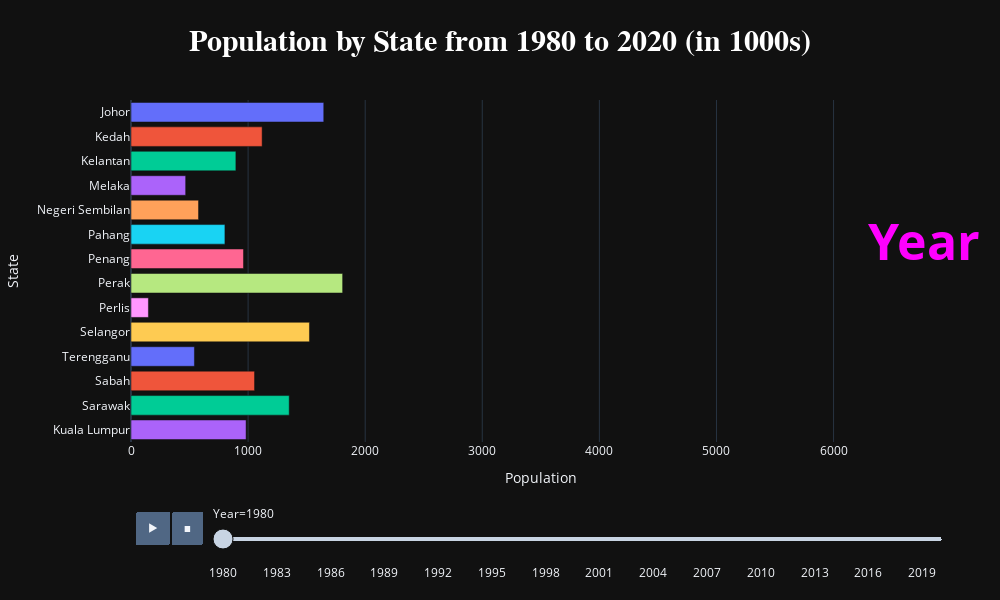

Notebook source saved alongside this figure:
### Markdown cell above
# animated race chart

- We have to melt the dataframe to get the 'state' and 'population' columns for each year
- convert it to a long format df

### Code cell
import pandas as pd
import plotly.express as px

# melt the df
state_df_melted = state_df.melt(id_vars=['Year'], var_name='State', value_name='Population')

#create animated bar chart 
fig = px.bar(
    state_df_melted,
    x='Population',
    y='State',
    color='State',
    animation_frame="Year",
    orientation='h', 
    title='Population by State from 1980 to 2020',
    range_x=[0, state_df_melted['Population'].max()]
)

#hide the legend
fig.update_layout(
    showlegend=False,
    title={
        'text': 'Population by State from 1980 to 2020 (in 1000s)',
        'y': 0.95, 
        'x': 0.5,
        'xanchor': 'center',
        'yanchor': 'top'
    },
    title_font=dict(size=30, family='Arial', weight='bold', color='white'),
    template='plotly_dark',
    width=1000,
    height=600,
    margin=dict(t=100, b=50, l=50, r=50),
    annotations=[
        dict(
            x=0.98,
            y=0.5,
            text="Year",
            font=dict(size=50, color='fuchsia', weight='bold'),
            xref='paper', yref='paper'        )
    ]
)

#update annotation for each frame to show correct year
for frame in fig.frames:
    frame_year = frame.name
    frame.layout.update(
        annotations=[
            dict(
                x=0.98,
                y=0.5,
                text=f'{frame_year}',
                font=dict(size=50, color='fuchsia', weight='bold'),
                xref='paper', yref='paper'            
            )
        ]
    )

fig.show()

### Figure 1 — Plotly figure (JSON) as saved in the notebook; plotly's stock layout.template omitted (floating-point values rounded to 4 significant figures)
{"data": [{"alignmentgroup": "True", "hovertemplate": "State=%{y}<br>Year=1980<br>Population=%{x}<extra></extra>", "legendgroup": "Johor", "marker": {"color": "#636efa", "pattern": {"shape": ""}}, "name": "Johor", "offsetgroup": "Johor", "orientation": "h", "showlegend": true, "textposition": "auto", "type": "bar", "x": [1646.0], "xaxis": "x", "y": ["Johor"], "yaxis": "y"}, {"alignmentgroup": "True", "hovertemplate": "State=%{y}<br>Year=1980<br>Population=%{x}<extra></extra>", "legendgroup": "Kedah", "marker": {"color": "#EF553B", "pattern": {"shape": ""}}, "name": "Kedah", "offsetgroup": "Kedah", "orientation": "h", "showlegend": true, "textposition": "auto", "type": "bar", "x": [1120.0], "xaxis": "x", "y": ["Kedah"], "yaxis": "y"}, {"alignmentgroup": "True", "hovertemplate": "State=%{y}<br>Year=1980<br>Population=%{x}<extra></extra>", "legendgroup": "Kelantan", "marker": {"color": "#00cc96", "pattern": {"shape": ""}}, "name": "Kelantan", "offsetgroup": "Kelantan", "orientation": "h", "showlegend": true, "textposition": "auto", "type": "bar", "x": [895.7], "xaxis": "x", "y": ["Kelantan"], "yaxis": "y"}, {"alignmentgroup": "True", "hovertemplate": "State=%{y}<br>Year=1980<br>Population=%{x}<extra></extra>", "legendgroup": "Melaka", "marker": {"color": "#ab63fa", "pattern": {"shape": ""}}, "name": "Melaka", "offsetgroup": "Melaka", "orientation": "h", "showlegend": true, "textposition": "auto", "type": "bar", "x": [466.9], "xaxis": "x", "y": ["Melaka"], "yaxis": "y"}, {"alignmentgroup": "True", "hovertemplate": "State=%{y}<br>Year=1980<br>Population=%{x}<extra></extra>", "legendgroup": "Negeri Sembilan", "marker": {"color": "#FFA15A", "pattern": {"shape": ""}}, "name": "Negeri Sembilan", "offsetgroup": "Negeri Sembilan", "orientation": "h", "showlegend": true, "textposition": "auto", "type": "bar", "x": [576.7], "xaxis": "x", "y": ["Negeri Sembilan"], "yaxis": "y"}, {"alignmentgroup": "True", "hovertemplate": "State=%{y}<br>Year=1980<br>Population=%{x}<extra></extra>", "legendgroup": "Pahang", "marker": {"color": "#19d3f3", "pattern": {"shape": ""}}, "name": "Pahang", "offsetgroup": "Pahang", "orientation": "h", "showlegend": true, "textposition": "auto", "type": "bar", "x": [802.1], "xaxis": "x", "y": ["Pahang"], "yaxis": "y"}, {"alignmentgroup": "True", "hovertemplate": "State=%{y}<br>Year=1980<br>Population=%{x}<extra></extra>", "legendgroup": "Penang", "marker": {"color": "#FF6692", "pattern": {"shape": ""}}, "name": "Penang", "offsetgroup": "Penang", "orientation": "h", "showlegend": true, "textposition": "auto", "type": "bar", "x": [960.7], "xaxis": "x", "y": ["Penang"], "yaxis": "y"}, {"alignmentgroup": "True", "hovertemplate": "State=%{y}<br>Year=1980<br>Population=%{x}<extra></extra>", "legendgroup": "Perak", "marker": {"color": "#B6E880", "pattern": {"shape": ""}}, "name": "Perak", "offsetgroup": "Perak", "orientation": "h", "showlegend": true, "textposition": "auto", "type": "bar", "x": [1807.0], "xaxis": "x", "y": ["Perak"], "yaxis": "y"}, {"alignmentgroup": "True", "hovertemplate": "State=%{y}<br>Year=1980<br>Population=%{x}<extra></extra>", "legendgroup": "Perlis", "marker": {"color": "#FF97FF", "pattern": {"shape": ""}}, "name": "Perlis", "offsetgroup": "Perlis", "orientation": "h", "showlegend": true, "textposition": "auto", "type": "bar", "x": [148.7], "xaxis": "x", "y": ["Perlis"], "yaxis": "y"}, {"alignmentgroup": "True", "hovertemplate": "State=%{y}<br>Year=1980<br>Population=%{x}<extra></extra>", "legendgroup": "Selangor", "marker": {"color": "#FECB52", "pattern": {"shape": ""}}, "name": "Selangor", "offsetgroup": "Selangor", "orientation": "h", "showlegend": true, "textposition": "auto", "type": "bar", "x": [1524.0], "xaxis": "x", "y": ["Selangor"], "yaxis": "y"}, {"alignmentgroup": "True", "hovertemplate": "State=%{y}<br>Year=1980<br>Population=%{x}<extra></extra>", "legendgroup": "Terengganu", "marker": {"color": "#636efa", "pattern": {"shape": ""}}, "name": "Terengganu", "offsetgroup": "Terengganu", "orientation": "h", "showlegend": true, "textposition": "auto", "type": "bar", "x": [541.7], "xaxis": "x", "y": ["Terengganu"], "yaxis": "y"}, {"alignmentgroup": "True", "hovertemplate": "State=%{y}<br>Year=1980<br>Population=%{x}<extra></extra>", "legendgroup": "Sabah", "marker": {"color": "#EF553B", "pattern": {"shape": ""}}, "name": "Sabah", "offsetgroup": "Sabah", "orientation": "h", "showlegend": true, "textposition": "auto", "type": "bar", "x": [1055.0], "xaxis": "x", "y": ["Sabah"], "yaxis": "y"}, {"alignmentgroup": "True", "hovertemplate": "State=%{y}<br>Year=1980<br>Population=%{x}<extra></extra>", "legendgroup": "Sarawak", "marker": {"color": "#00cc96", "pattern": {"shape": ""}}, "name": "Sarawak", "offsetgroup": "Sarawak", "orientation": "h", "showlegend": true, "textposition": "auto", "type": "bar", "x": [1351.0], "xaxis": "x", "y": ["Sarawak"], "yaxis": "y"}, {"alignmentgroup": "True", "hovertemplate": "State=%{y}<br>Year=1980<br>Population=%{x}<extra></extra>", "legendgroup": "Kuala Lumpur", "marker": {"color": "#ab63fa", "pattern": {"shape": ""}}, "name": "Kuala Lumpur", "offsetgroup": "Kuala Lumpur", "orientation": "h", "showlegend": true, "textposition": "auto", "type": "bar", "x": [982.9], "xaxis": "x", "y": ["Kuala Lumpur"], "yaxis": "y"}], "layout": {"annotations": [{"font": {"color": "fuchsia", "size": 50, "weight": "bold"}, "text": "Year", "x": 0.98, "xref": "paper", "y": 0.5, "yref": "paper"}], "barmode": "relative", "height": 600, "legend": {"title": {"text": "State"}, "tracegroupgap": 0}, "margin": {"b": 50, "l": 50, "r": 50, "t": 100}, "showlegend": false, "sliders": [{"active": 0, "currentvalue": {"prefix": "Year="}, "len": 0.9, "pad": {"b": 10, "t": 60}, "steps": [{"args": [["1980"], {"frame": {"duration": 0, "redraw": true}, "fromcurrent": true, "mode": "immediate", "transition": {"duration": 0, "easing": "linear"}}], "label": "1980", "method": "animate"}, {"args": [["1981"], {"frame": {"duration": 0, "redraw": true}, "fromcurrent": true, "mode": "immediate", "transition": {"duration": 0, "easing": "linear"}}], "label": "1981", "method": "animate"}, {"args": [["1982"], {"frame": {"duration": 0, "redraw": true}, "fromcurrent": true, "mode": "immediate", "transition": {"duration": 0, "easing": "linear"}}], "label": "1982", "method": "animate"}, {"args": [["1983"], {"frame": {"duration": 0, "redraw": true}, "fromcurrent": true, "mode": "immediate", "transition": {"duration": 0, "easing": "linear"}}], "label": "1983", "method": "animate"}, {"args": [["1984"], {"frame": {"duration": 0, "redraw": true}, "fromcurrent": true, "mode": "immediate", "transition": {"duration": 0, "easing": "linear"}}], "label": "1984", "method": "animate"}, {"args": [["1985"], {"frame": {"duration": 0, "redraw": true}, "fromcurrent": true, "mode": "immediate", "transition": {"duration": 0, "easing": "linear"}}], "label": "1985", "method": "animate"}, {"args": [["1986"], {"frame": {"duration": 0, "redraw": true}, "fromcurrent": true, "mode": "immediate", "transition": {"duration": 0, "easing": "linear"}}], "label": "1986", "method": "animate"}, {"args": [["1987"], {"frame": {"duration": 0, "redraw": true}, "fromcurrent": true, "mode": "immediate", "transition": {"duration": 0, "easing": "linear"}}], "label": "1987", "method": "animate"}, {"args": [["1988"], {"frame": {"duration": 0, "redraw": true}, "fromcurrent": true, "mode": "immediate", "transition": {"duration": 0, "easing": "linear"}}], "label": "1988", "method": "animate"}, {"args": [["1989"], {"frame": {"duration": 0, "redraw": true}, "fromcurrent": true, "mode": "immediate", "transition": {"duration": 0, "easing": "linear"}}], "label": "1989", "method": "animate"}, {"args": [["1990"], {"frame": {"duration": 0, "redraw": true}, "fromcurrent": true, "mode": "immediate", "transition": {"duration": 0, "easing": "linear"}}], "label": "1990", "method": "animate"}, {"args": [["1991"], {"frame": {"duration": 0, "redraw": true}, "fromcurrent": true, "mode": "immediate", "transition": {"duration": 0, "easing": "linear"}}], "label": "1991", "method": "animate"}, {"args": [["1992"], {"frame": {"duration": 0, "redraw": true}, "fromcurrent": true, "mode": "immediate", "transition": {"duration": 0, "easing": "linear"}}], "label": "1992", "method": "animate"}, {"args": [["1993"], {"frame": {"duration": 0, "redraw": true}, "fromcurrent": true, "mode": "immediate", "transition": {"duration": 0, "easing": "linear"}}], "label": "1993", "method": "animate"}, {"args": [["1994"], {"frame": {"duration": 0, "redraw": true}, "fromcurrent": true, "mode": "immediate", "transition": {"duration": 0, "easing": "linear"}}], "label": "1994", "method": "animate"}, {"args": [["1995"], {"frame": {"duration": 0, "redraw": true}, "fromcurrent": true, "mode": "immediate", "transition": {"duration": 0, "easing": "linear"}}], "label": "1995", "method": "animate"}, {"args": [["1996"], {"frame": {"duration": 0, "redraw": true}, "fromcurrent": true, "mode": "immediate", "transition": {"duration": 0, "easing": "linear"}}], "label": "1996", "method": "animate"}, {"args": [["1997"], {"frame": {"duration": 0, "redraw": true}, "fromcurrent": true, "mode": "immediate", "transition": {"duration": 0, "easing": "linear"}}], "label": "1997", "method": "animate"}, {"args": [["1998"], {"frame": {"duration": 0, "redraw": true}, "fromcurrent": true, "mode": "immediate", "transition": {"duration": 0, "easing": "linear"}}], "label": "1998", "method": "animate"}, {"args": [["1999"], {"frame": {"duration": 0, "redraw": true}, "fromcurrent": true, "mode": "immediate", "transition": {"duration": 0, "easing": "linear"}}], "label": "1999", "method": "animate"}, {"args": [["2000"], {"frame": {"duration": 0, "redraw": true}, "fromcurrent": true, "mode": "immediate", "transition": {"duration": 0, "easing": "linear"}}], "label": "2000", "method": "animate"}, {"args": [["2001"], {"frame": {"duration": 0, "redraw": true}, "fromcurrent": true, "mode": "immediate", "transition": {"duration": 0, "easing": "linear"}}], "label": "2001", "method": "animate"}, {"args": [["2002"], {"frame": {"duration": 0, "redraw": true}, "fromcurrent": true, "mode": "immediate", "transition": {"duration": 0, "easing": "linear"}}], "label": "2002", "method": "animate"}, {"args": [["2003"], {"frame": {"duration": 0, "redraw": true}, "fromcurrent": true, "mode": "immediate", "transition": {"duration": 0, "easing": "linear"}}], "label": "2003", "method": "animate"}, {"args": [["2004"], {"frame": {"duration": 0, "redraw": true}, "fromcurrent": true, "mode": "immediate", "transition": {"duration": 0, "easing": "linear"}}], "label": "2004", "method": "animate"}, {"args": [["2005"], {"frame": {"duration": 0, "redraw": true}, "fromcurrent": true, "mode": "immediate", "transition": {"duration": 0, "easing": "linear"}}], "label": "2005", "method": "animate"}, {"args": [["2006"], {"frame": {"duration": 0, "redraw": true}, "fromcurrent": true, "mode": "immediate", "transition": {"duration": 0, "easing": "linear"}}], "label": "2006", "method": "animate"}, {"args": [["2007"], {"frame": {"duration": 0, "redraw": true}, "fromcurrent": true, "mode": "immediate", "transition": {"duration": 0, "easing": "linear"}}], "label": "2007", "method": "animate"}, {"args": [["2008"], {"frame": {"duration": 0, "redraw": true}, "fromcurrent": true, "mode": "immediate", "transition": {"duration": 0, "easing": "linear"}}], "label": "2008", "method": "animate"}, {"args": [["2009"], {"frame": {"duration": 0, "redraw": true}, "fromcurrent": true, "mode": "immediate", "transition": {"duration": 0, "easing": "linear"}}], "label": "2009", "method": "animate"}, {"args": [["2010"], {"frame": {"duration": 0, "redraw": true}, "fromcurrent": true, "mode": "immediate", "transition": {"duration": 0, "easing": "linear"}}], "label": "2010", "method": "animate"}, {"args": [["2011"], {"frame": {"duration": 0, "redraw": true}, "fromcurrent": true, "mode": "immediate", "transition": {"duration": 0, "easing": "linear"}}], "label": "2011", "method": "animate"}, {"args": [["2012"], {"frame": {"duration": 0, "redraw": true}, "fromcurrent": true, "mode": "immediate", "transition": {"duration": 0, "easing": "linear"}}], "label": "2012", "method": "animate"}, {"args": [["2013"], {"frame": {"duration": 0, "redraw": true}, "fromcurrent": true, "mode": "immediate", "transition": {"duration": 0, "easing": "linear"}}], "label": "2013", "method": "animate"}, {"args": [["2014"], {"frame": {"duration": 0, "redraw": true}, "fromcurrent": true, "mode": "immediate", "transition": {"duration": 0, "easing": "linear"}}], "label": "2014", "method": "animate"}, {"args": [["2015"], {"frame": {"duration": 0, "redraw": true}, "fromcurrent": true, "mode": "immediate", "transition": {"duration": 0, "easing": "linear"}}], "label": "2015", "method": "animate"}, {"args": [["2016"], {"frame": {"duration": 0, "redraw": true}, "fromcurrent": true, "mode": "immediate", "transition": {"duration": 0, "easing": "linear"}}], "label": "2016", "method": "animate"}, {"args": [["2017"], {"frame": {"duration": 0, "redraw": true}, "fromcurrent": true, "mode": "immediate", "transition": {"duration": 0, "easing": "linear"}}], "label": "2017", "method": "animate"}, {"args": [["2018"], {"frame": {"duration": 0, "redraw": true}, "fromcurrent": true, "mode": "immediate", "transition": {"duration": 0, "easing": "linear"}}], "label": "2018", "method": "animate"}, {"args": [["2019"], {"frame": {"duration": 0, "redraw": true}, "fromcurrent": true, "mode": "immediate", "transition": {"duration": 0, "easing": "linear"}}], "label": "2019", "method": "animate"}, {"args": [["2020"], {"frame": {"duration": 0, "redraw": true}, "fromcurrent": true, "mode": "immediate", "transition": {"duration": 0, "easing": "linear"}}], "label": "2020", "method": "animate"}], "x": 0.1, "xanchor": "left", "y": 0, "yanchor": "top"}], "title": {"font": {"color": "white", "family": "Arial", "size": 30, "weight": "bold"}, "text": "Population by State from 1980 to 2020 (in 1000s)", "x": 0.5, "xanchor": "center", "y": 0.95, "yanchor": "top"}, "updatemenus": [{"buttons": [{"args": [null, {"frame": {"duration": 500, "redraw": true}, "fromcurrent": true, "mode": "immediate", "transition": {"duration": 500, "easing": "linear"}}], "label": "&#9654;", "method": "animate"}, {"args": [[null], {"frame": {"duration": 0, "redraw": true}, "fromcurrent": true, "mode": "immediate", "transition": {"duration": 0, "easing": "linear"}}], "label": "&#9724;", "method": "animate"}], "direction": "left", "pad": {"r": 10, "t": 70}, "showactive": false, "type": "buttons", "x": 0.1, "xanchor": "right", "y": 0, "yanchor": "top"}], "width": 1000, "xaxis": {"anchor": "y", "domain": [0, 1], "range": [0, 6994.0], "title": {"text": "Population"}}, "yaxis": {"anchor": "x", "categoryarray": ["Kuala Lumpur", "Sarawak", "Sabah", "Terengganu", "Selangor", "Perlis", "Perak", "Penang", "Pahang", "Negeri Sembilan", "Melaka", "Kelantan", "Kedah", "Johor"], "categoryorder": "array", "domain": [0, 1], "title": {"text": "State"}}}}
